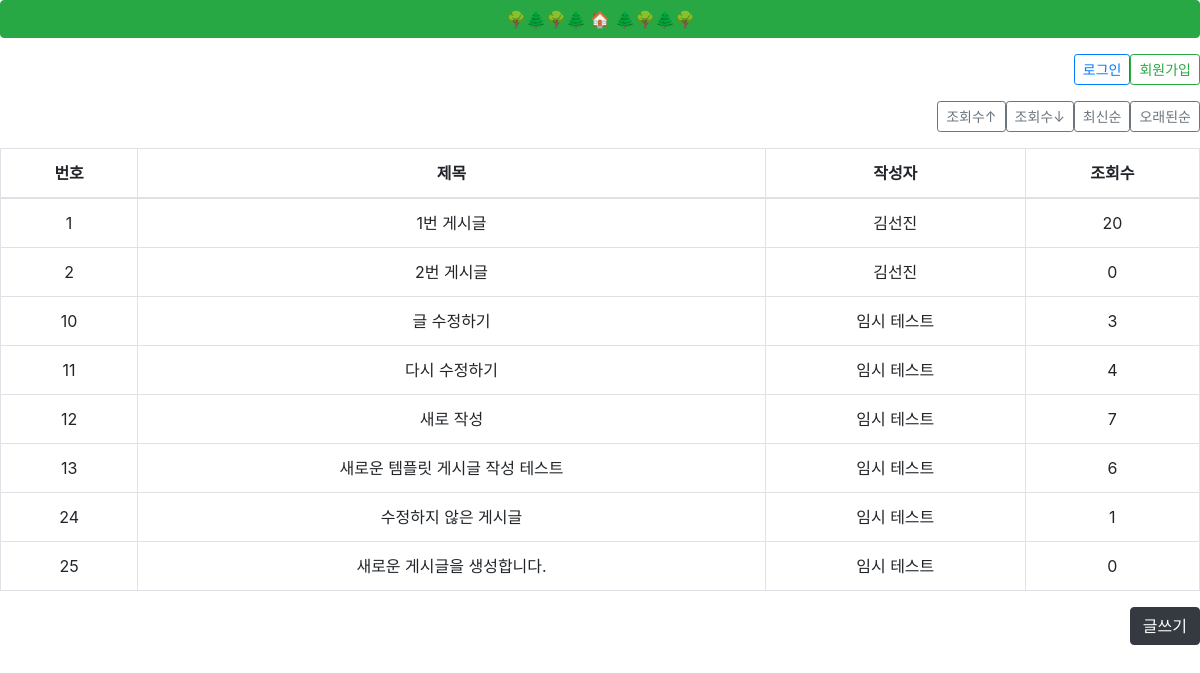
/, run on an earlier commit of the app's database.
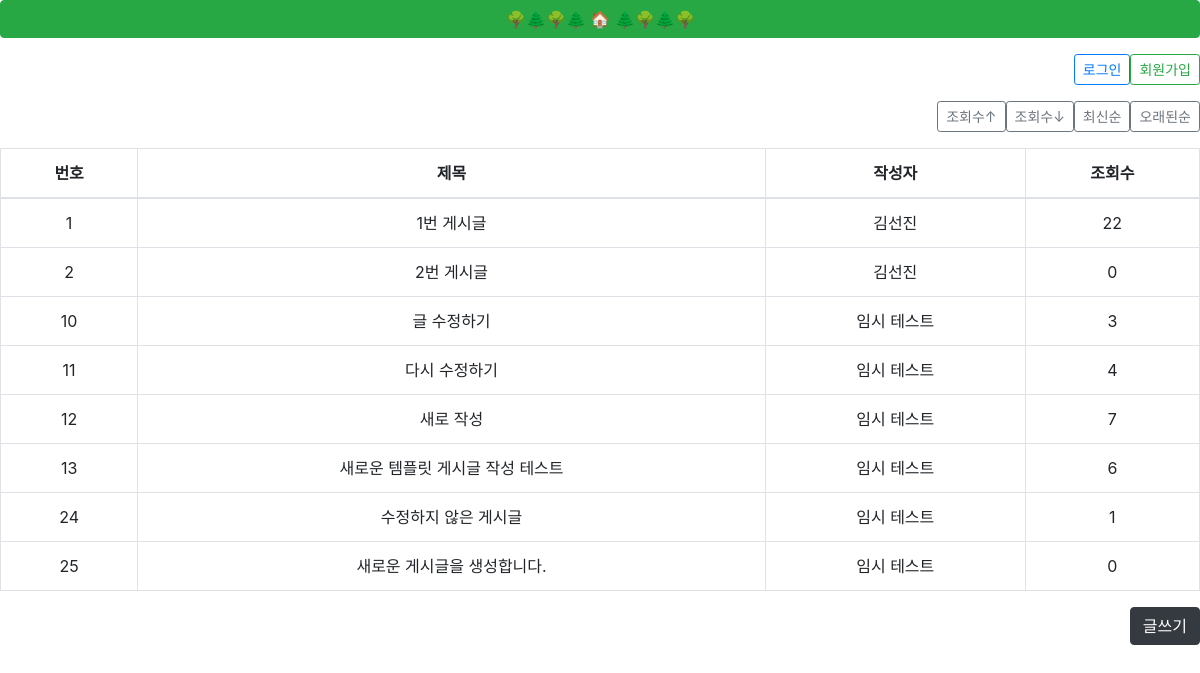
And on a later commit of the database.
### boards/models.py (models this page shows, shortened)
class Board(models.Model):
    idx = models.AutoField(primary_key=True, null=False)
    title = models.CharField(max_length=100)
    contents = models.CharField(max_length=2000)
    name = models.CharField(max_length=20)
    email = models.CharField(max_length=100)
    view_count = models.IntegerField(default=0)
    created_at = models.DateTimeField(auto_now=True)
    updated_at = models.DateTimeField(null=True)

### boards/views.py (the view)
# urls.py: path('', list),
def list(request, order_type='earliest'):
    if request.method == "GET":
        if order_type == 'hitsd':       # 조회수 내림차순
            board = Board.objects.all().order_by('-view_count')
        elif order_type == 'hitsa':     # 조회수 오름차순
            board = Board.objects.all().order_by('view_count')
        elif order_type == 'latest':    # 작성일자 내림차순
            board = Board.objects.all().order_by('-idx')
        elif order_type == 'earliest':  # 작성일자 오름차순
            board = Board.objects.all().order_by('idx')
        else:
            return redirect('/')
        context = {
            'board': board
        }
        return render(request, 'board/list.html', context)

### templates/board/list.html (shortened to what this page needs)
{% extends 'base.html' %}
{% block content %}
<div class="d-grid gap-2 d-md-flex justify-content-md-end mt-3 mb-3">
  <button type="button" class="btn btn-outline-primary btn-sm"
  style="--bs-btn-padding-y: .25rem; --bs-btn-padding-x: .5rem; --bs-btn-font-size: .75rem;"
  onclick="location.href='/login'">
  로그인
  </button>
  <button type="button" class="btn btn-outline-success btn-sm"
  style="--bs-btn-padding-y: .25rem; --bs-btn-padding-x: .5rem; --bs-btn-font-size: .75rem;"
  onclick="location.href='/register'">
  회원가입
  </button>
</div>
<div class="d-grid gap-2 d-md-flex justify-content-md-end mt-3 mb-3">
  <button type="button" class="btn btn-outline-secondary btn-sm"
  style="--bs-btn-padding-y: .25rem; --bs-btn-padding-x: .5rem; --bs-btn-font-size: .75rem;"
  onclick="location.href='/board/list/hitsd'">
  조회수↑
  </button>
  <button type="button" class="btn btn-outline-secondary btn-sm"
  style="--bs-btn-padding-y: .25rem; --bs-btn-padding-x: .5rem; --bs-btn-font-size: .75rem;"
  onclick="location.href='/board/list/hitsa'">
  조회수↓
  </button>
  <button type="button" class="btn btn-outline-secondary btn-sm"
  style="--bs-btn-padding-y: .25rem; --bs-btn-padding-x: .5rem; --bs-btn-font-size: .75rem;"
  onclick="location.href='/board/list/latest'">
  최신순
  </button>
  <button type="button" class="btn btn-outline-secondary btn-sm"
  style="--bs-btn-padding-y: .25rem; --bs-btn-padding-x: .5rem; --bs-btn-font-size: .75rem;"
  onclick="location.href='/board/list/earliest'">
  오래된순
  </button>
</div>
{% if board %}
  <table class="table table-bordered text-center">
    <thead>
      <tr>
        <th scope="col">번호</th>
        <th scope="col">제목</th>
        <th scope="col">작성자</th>
        <th scope="col">조회수</th>
      </tr>
    </thead>
    <tbody>
      {% for board_list in board %}
        <tr onClick="location.href='/board/detail/{{board_list.idx}}'">
          <td>{{ board_list.idx }}</td>
          <td>{{ board_list.title }}</td>
          <td>{{ board_list.name }}</td>
          <td>{{ board_list.view_count }}</td>
        </tr>
      {% endfor %}
    </tbody>
  </table>
{% endif %}
<div class="d-grid gap-2 d-md-flex justify-content-md-end">
  <button type="button" class="btn btn-dark" onclick="location.href='/board/create'">글쓰기</button>
{% endblock %}

What changed in the data, as far as the page shows it:
changed Board "1번 게시글": view_count "20" → "22"
